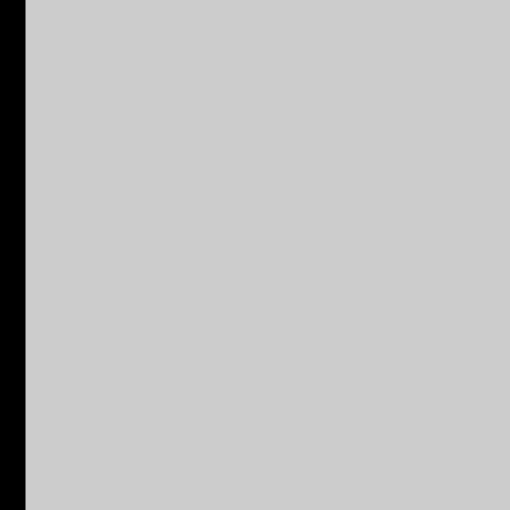
Frame 1 (no input)
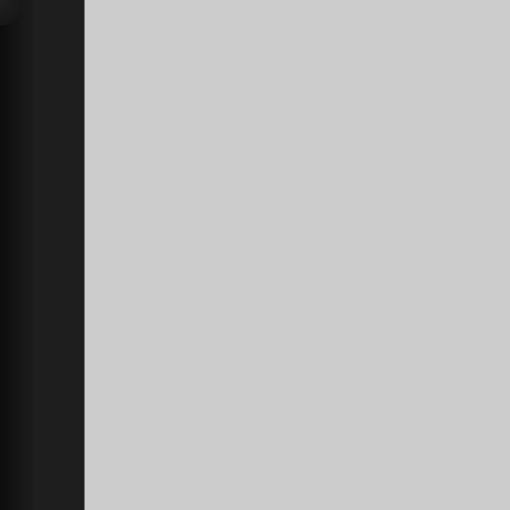
Frame 60 (the mouse pressed at the canvas centre just before this capture)
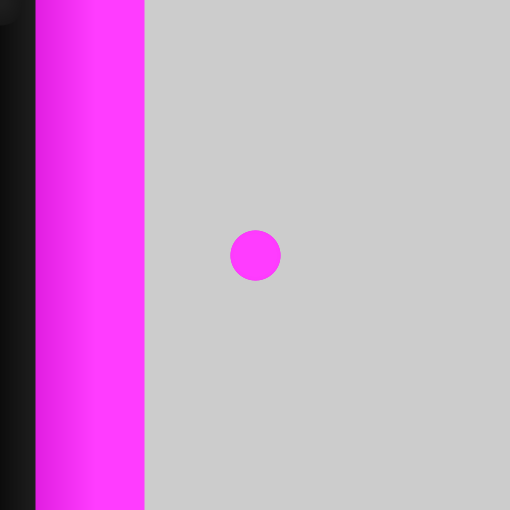
Frame 120 (the mouse held since frame 60 and released just before this capture)

The Processing sketch that drew these frames (run headless with seeded random() and noise(); from frame 60 on, the mouse is pressed at the canvas centre):

// Processing sketch: s19magd150lab03_Marinkovic
// ── s19magd150lab03_Marinkovic.pde
void setup()
{
  size(510,510);
  strokeWeight(50);
}
int r = 0;
int g = 0;
int b = 0;
int x = 0;
int y = 0;
float mode = 0;
float weight = 5;
float constraint = constrain(weight,5,50);
float weightMode = 5;
int everyOther = 0;
void draw()
{
  if (mode == 0)
  {
    grayscaleGradientLeft();
  }
  if (mode == 0.3)
  {
    redGradientDown();
  }
  if (mode == 0.6)
  {
    greenGradientRight();
  }
  if(mode == 1)
  {
    blueGradientUp();
  }
  updateWeight();
}
void grayscaleGradientLeft()
  {
    stroke(r,g,b);
    
    line(x,0,x,height);
    if (everyOther%2 == 0)
    {
      r++;
      g++;
      b++;
    }
    x++;
    everyOther++;
    if (x == 510)
    {
      r = 0;
      g = 0;
      b = 0;
      x = 0;
      y = 0;
      mode = 0.3;
      System.out.println("Hit edge, starting redGradientDown() with a mouse x value of " + mouseX + " and a mouse y value of " + mouseY +".");
    }
  }
  void redGradientDown()
  {
    stroke(r,g,b);
    line(0,y,width,y);
    if (everyOther%2==0)
    {
      r++;
    }
    y++;
    everyOther++;
    if (y == 510)
    {
      r = 0;
      g = 0;
      b = 0;
      x = 510;
      y = 0;
      mode = 0.6;
      System.out.println("Hit edge, starting greenGradientRight() with a mouse x value of " + mouseX + " and a mouse y value of " + mouseY +".");
    }
  }
  void greenGradientRight()
  {
    stroke(r,g,b);
    line(x,0,x,height);
    if (everyOther%2==0)
    {
      g++;
    }
    x--;
    everyOther++;    
    if (x == 0)
    {
      r = 0;
      g = 0;
      b = 0;
      x=0;
      y=510;
      mode = 1;
      System.out.println("Hit edge, starting blueGradientUp() with a mouse x value of " + mouseX + " and a mouse y value of " + mouseY +".");
    }
  }
  void blueGradientUp()
  {
    stroke(r,g,b);
    line(0,y,width,y);
    if (everyOther%2==0)
    {
      b++;
    }
    y--;
    everyOther++;
    if (y == 0)
    {
      r = 0;
      g = 0;
      b = 0;
      mode = 0;
      System.out.println("Hit edge, starting graysclaeGradientLeft() with a mouse x value of " + mouseX + " and a mouse y value of " + mouseY +".");
    }
  }
  void updateWeight()
  {
    push();
    weight += weightMode;
    if (weight == 5)
    {
      weightMode = 2.5;
    }
    if (weight == 50)
    {
      weightMode = -2.5;
    }
    strokeWeight(weight);
    point(mouseX,mouseY);
    pop();
  }
  void mousePressed()
  {
    int rand = (int)(random(8));
    if (rand == 0)
    {
      r = max(r,g,b);
      g = max(r,g,b);
      b = max(r,g,b);
      System.out.println("Cleared the screen and set the color to ("+ r +", "+g+", "+b+").");
    }
    if (rand == 1)
    {
      r = 255 - max(r,g,b);
      g = 255 - max(r,g,b);
      b = 255 - min(r,g,b);
      System.out.println("Cleared the screen and set the color to ("+ r +", "+g+", "+b+").");
    }
    if (rand == 2)
    {
      r = 255 - max(r,g,b);
      g = 255 - min(r,g,b);
      b = 255 - max(r,g,b);
      System.out.println("Cleared the screen and set the color to ("+ r +", "+g+", "+b+").");
    }
    if (rand == 3)
    {
      r = 255 - max(r,g,b);
      g = 255 - min(r,g,b);
      b = 255 - min(r,g,b);
      System.out.println("Cleared the screen and set the color to ("+ r +", "+g+", "+b+").");
    }
    if (rand == 4)
    {
      r = 255 - min(r,g,b);
      g = 255 - max(r,g,b);
      b = 255 - max(r,g,b);
      System.out.println("Cleared the screen and set the color to ("+ r +", "+g+", "+b+").");
    }
    if (rand == 5)
    {
      r = 255 - min(r,g,b);
      g = 255 - max(r,g,b);
      b = 255 - min(r,g,b);
      System.out.println("Cleared the screen and set the color to ("+ r +", "+g+", "+b+").");
    }
    if (rand == 6)
    {
      r = 255 - min(r,g,b);
      g = 255 - min(r,g,b);
      b = 255 - max(r,g,b);
      System.out.println("Cleared the screen and set the color to ("+ r +", "+g+", "+b+").");
    }
    if (rand == 7)
    {
      r = 255 - min(r,g,b);
      g = 255 - min(r,g,b);
      b = 255 - min(r,g,b);
      System.out.println("Cleared the screen and set the color to ("+ r +", "+g+", "+b+").");
    }
    background(r,g,b);
  }
